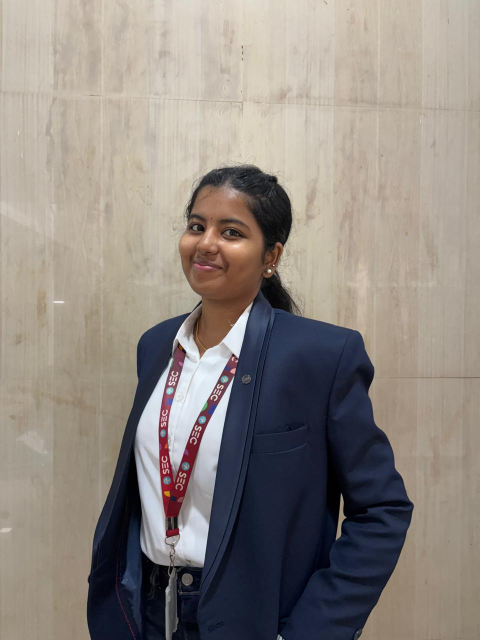
#> input picture Rithi.jpeg, 960 x 1280 px (shown at 1/2 size)
$ jupyter execute Ex-1.ipynb
#> lines starting #> are read from the running program, lines starting #| are printed output that depends on the picture; after the words box and inside, x2 and y2 are one past the last pixel; in counts of white or black regions, pixels touching at a corner belong together
## Exp.No:01- IMAGE HANDLING AND PIXEL TRANSFORMATIONS USING OPENCV
## Name:RITHIKA K
## REG.NO: 212225040343

[cell 1]
import cv2
import numpy as np
import matplotlib.pyplot as plt

[cell 2]
#Step1:
#Load an image from your local directory and display it.

[cell 3]
# Read the image using OpenCV
img = cv2.imread('Rithi.jpeg', cv2.IMREAD_COLOR)
#> img is the input picture: shape (1280, 960, 3); mean B, G, R 128.7, 135, 142.9

[cell 4]
# Convert BGR (OpenCV's default) to RGB (Matplotlib's expected color order)
img_rgb = cv2.cvtColor(img, cv2.COLOR_BGR2RGB)

[cell 5]
# Display the image using Matplotlib
plt.imshow(img_rgb, cmap='viridis')  # You can change 'viridis' to another cmap or use None for RGB images
plt.title("Original Image")
plt.axis('off')  # Removes axis ticks and labels
plt.show()

[cell 6]
# Load the image
image = cv2.imread('Rithi.jpeg')

[cell 7]
# Convert BGR (OpenCV's default) to RGB (Matplotlib's expected color order)
img_rgb = cv2.cvtColor(img, cv2.COLOR_BGR2RGB)

[cell 8]
img_rgb.shape
#> Out = (1280, 960, 3)

[cell 9]
# Draw a line from top-left to bottom-right
line_img = cv2.line(img_rgb, (0, 0), (1000, 600), (0, 255, 0), 2) # cv2.line(image, start_point, end_point, color, thickness)

[cell 10]
plt.imshow(line_img, cmap='viridis')
plt.title("Image with Line")
plt.axis('off')
plt.show()

[cell 11]
# Load the image
image = cv2.imread('Rithi.jpeg')

# Convert BGR (OpenCV's default) to RGB (Matplotlib's expected color order)
img_rgb = cv2.cvtColor(img, cv2.COLOR_BGR2RGB)

[cell 12]
img_rgb.shape
#> Out = (1280, 960, 3)

[cell 13]
circle_img = cv2.circle(img_rgb,(400,300),150,(255,180,0),10) # cv2.circle(image, center, radius, color, thickness)

[cell 14]
plt.imshow(circle_img, cmap='viridis')
plt.title("Image with Circle")
plt.axis('off')
plt.show()

[cell 15]
# Load the image
image = cv2.imread('Rithi.jpg')

# Convert BGR (OpenCV's default) to RGB (Matplotlib's expected color order)
img_rgb = cv2.cvtColor(img, cv2.COLOR_BGR2RGB)

[cell 16]
img.shape
#> Out = (1280, 960, 3)

[cell 17]
# Draw a rectangle around the Whole image
rectangle_img = cv2.rectangle(img_rgb, (0, 0), (768, 600), (0, 192, 200), 10)  # cv2.rectangle(image, start_point, end_point, color, thickness)

[cell 18]
plt.imshow(rectangle_img, cmap='viridis')
plt.title("Image with Rectangle")
plt.axis('off')
plt.show()

[cell 19]
# Load the image
image = cv2.imread('Rithi.jpeg')

# Convert BGR (OpenCV's default) to RGB (Matplotlib's expected color order)
img_rgb = cv2.cvtColor(img, cv2.COLOR_BGR2RGB)

[cell 20]
# Add text to the image
text_img = cv2.putText(img_rgb, "Rithika K", (10, 70), cv2.FONT_HERSHEY_SIMPLEX, 3, (32, 0, 128), 5)  ## cv2.putText(image, text, position, font, font_scale, color, thickness)

[cell 21]
plt.imshow(text_img, cmap='viridis')
plt.title("Image with Text")
plt.axis('off')
plt.show()

[cell 22]
# Load the image
image = cv2.imread('Rithi.jpeg')

[cell 23]
image_rgb = cv2.cvtColor(image, cv2.COLOR_BGR2RGB)

[cell 24]
# Original RGB Image
plt.imshow(image_rgb)
plt.title("Original RGB Image")
plt.axis("off")

[cell 25]
# Convert RGB to HSV
image_hsv = cv2.cvtColor(image_rgb, cv2.COLOR_RGB2HSV)
#> image_hsv: shape (1280, 960, 3); mean H, S, V 45.1, 62.1, 149

[cell 26]
# HSV Image
plt.imshow(image_hsv)
plt.title("HSV Image")
plt.axis("off")

[cell 27]
# Convert RGB to GRAY
image_gray = cv2.cvtColor(image_rgb, cv2.COLOR_RGB2GRAY)
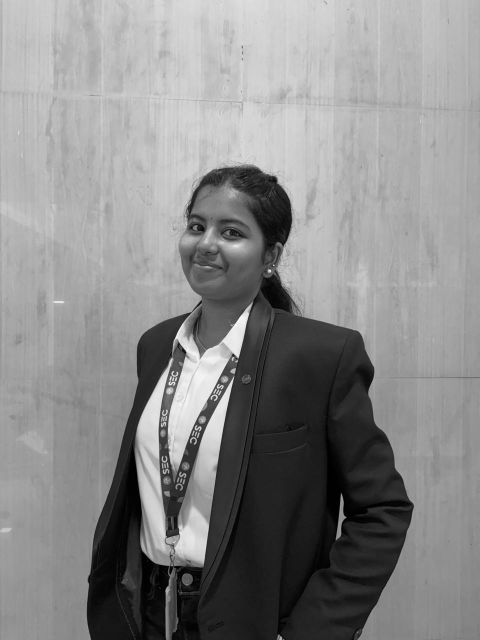
#> image_gray: shape (1280, 960) (shown at 1/2 size); min 0, max 255, mean 136.7

[cell 28]
# Grayscale Image
plt.imshow(image_gray, cmap='gray')
plt.title("Grayscale Image")
plt.axis("off")

[cell 29]
# Convert RGB to YCrCb
image_ycrcb = cv2.cvtColor(image_rgb, cv2.COLOR_RGB2YCrCb)
#> image_ycrcb: shape (1280, 960, 3); mean of channels 0, 1, 2 136.7, 132.4, 123.5

[cell 30]
# YCrCb Image
plt.imshow(image_ycrcb)
plt.title("YCrCb Image")
plt.axis("off")

[cell 31]
# Convert HSV back to RGB
image_hsv_to_rgb = cv2.cvtColor(image_hsv, cv2.COLOR_HSV2RGB)

[cell 32]
plt.imshow(image_hsv_to_rgb)
plt.title("HSV to RGB Image")
plt.axis("off")

[cell 33]
# Modify a block of pixels (300x300) to white, starting from (200, 200)
image[200:500, 200:500] = [255, 255, 255]  # Rows: 200-499, Columns: 200-499
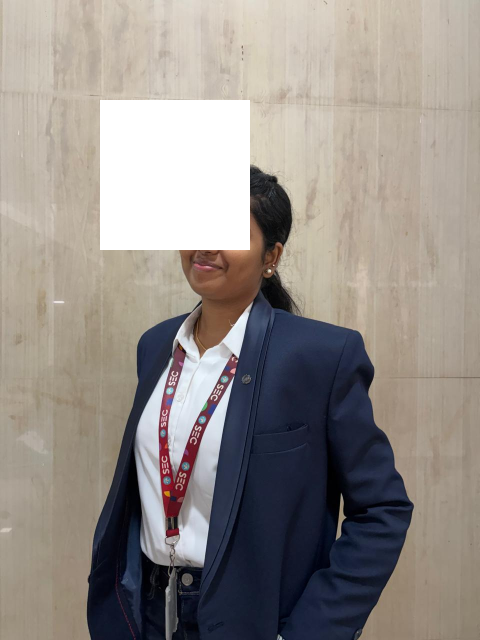
#> image: shape (1280, 960, 3) (shown at 1/2 size); 7.32% of pixels changed, all inside (x1, y1, x2, y2) = (200, 200, 500, 500)

[cell 34]
# Convert BGR to RGB for displaying with Matplotlib
image_rgb = cv2.cvtColor(image, cv2.COLOR_BGR2RGB)

[cell 35]
# Display the modified image
plt.imshow(image_rgb)
plt.title("Image with 300x300 White Block")
plt.axis("off")
plt.show()

[cell 36]
# Load the image
image = cv2.imread('Rithi.jpeg')

[cell 37]
image.shape
#> Out = (1280, 960, 3)

[cell 38]
# Resize the image to half its size
resized_image = cv2.resize(image, (768 // 2, 600 // 2))  # (new_width, new_height)
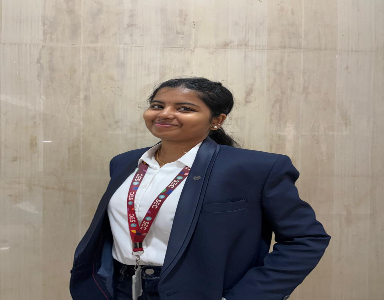
#> resized_image: shape (300, 384, 3); mean B, G, R 128.7, 135, 142.8

[cell 39]
# Convert BGR to RGB for displaying with Matplotlib
resized_image_rgb = cv2.cvtColor(resized_image, cv2.COLOR_BGR2RGB)

[cell 40]
resized_image_rgb.shape
#> Out = (300, 384, 3)

[cell 41]
# Display the resized image
plt.imshow(resized_image_rgb)
plt.title("Resized Image (Half Size)")
plt.axis("off")
plt.show()

[cell 42]
# Load the image
image = cv2.imread('Rithi.jpeg')

[cell 43]
image.shape

[cell 44]
# Crop a 300x300 region starting from (50, 50)
roi = image[50:350, 50:350]  # Rows: 50-349, Columns: 50-349
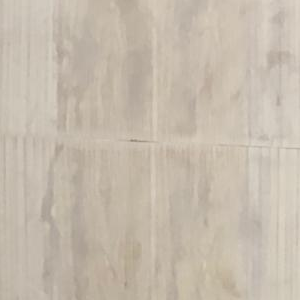
#> roi: shape (300, 300, 3); mean B, G, R 172.7, 187, 197.7

[cell 45]
# Convert BGR to RGB for displaying with Matplotlib
roi_rgb = cv2.cvtColor(roi, cv2.COLOR_BGR2RGB)

[cell 46]
# Display the cropped region (ROI)
plt.imshow(roi_rgb)
plt.title("Cropped Region of Interest (ROI)")
plt.axis("off")
plt.show()

[cell 47]
# Load the image
image = cv2.imread('Rithi.jpeg')

[cell 48]
# Flip the image horizontally (left-right)
flipped_horizontally = cv2.flip(image, 1)
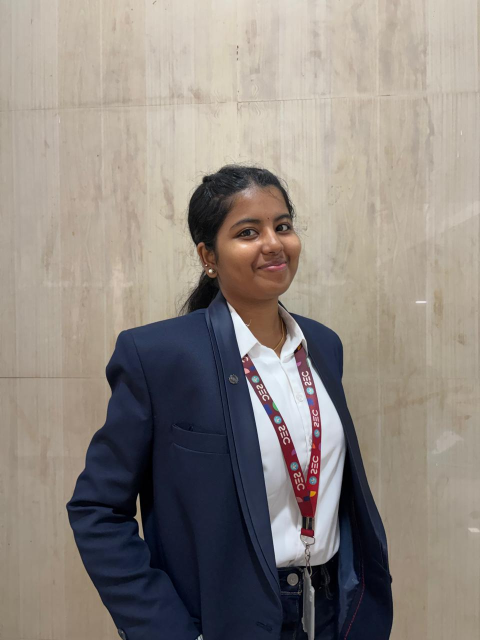
#> flipped_horizontally: shape (1280, 960, 3) (shown at 1/2 size); mean B, G, R 128.7, 135, 142.9

[cell 49]
# Convert BGR to RGB for displaying with Matplotlib
flipped_horizontally_rgb = cv2.cvtColor(flipped_horizontally, cv2.COLOR_BGR2RGB)

[cell 50]
# Horizontal flip
plt.imshow(flipped_horizontally_rgb)
plt.title("Flipped Horizontally")
plt.axis("off")

[cell 51]
# Flip the image vertically (up-down)
flipped_vertically = cv2.flip(image, 0)
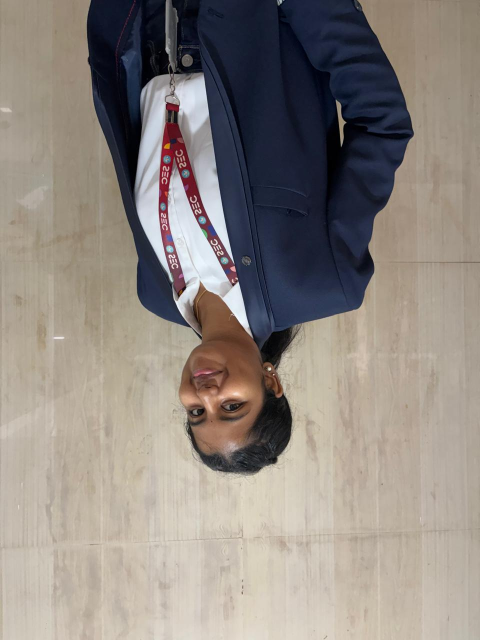
#> flipped_vertically: shape (1280, 960, 3) (shown at 1/2 size); mean B, G, R 128.7, 135, 142.9

[cell 52]
# Convert BGR to RGB for displaying with Matplotlib
flipped_vertically_rgb = cv2.cvtColor(flipped_vertically, cv2.COLOR_BGR2RGB)
